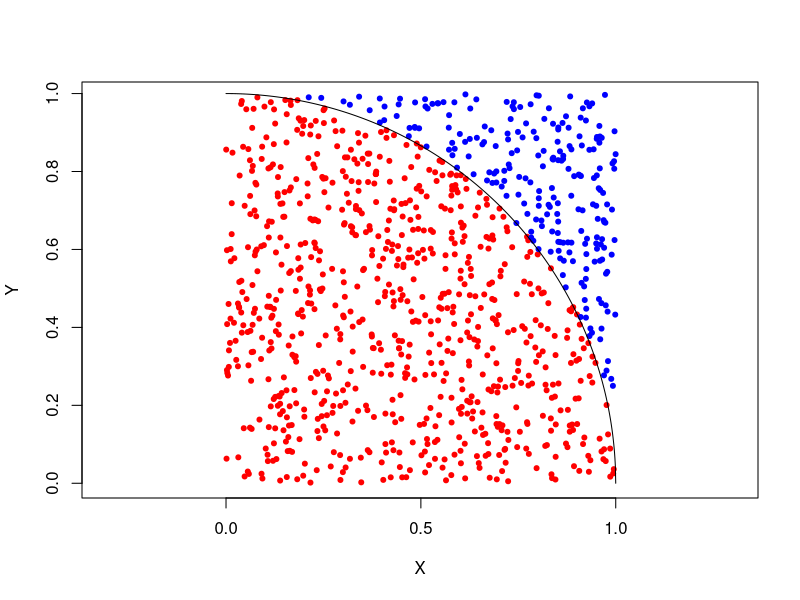

The R source for this figure:
n=10^3           #comparison and picture
options(digits=9)
size_dot=1
x=runif(n)
y=runif(n)
f=function(x)
sqrt(1-x^2)
g=function(x,y)
sqrt(x^2+y^2)
z1=seq(0,1,1/(10^3))
z=seq(0,1,1/n)
plot(x[which(y<=f(x))],y[which(x<=f(y))],xlab="X",ylab="Y",col='red',asp=1,pch=20,cex=size_dot)
points(x[which(y>f(x))],y[which(x>f(y))],col='blue',pch=20,cex=size_dot)
lines(z1,f(z1),col='black')
a1=sum(g(x,y)<=1)
a=4*a1/n
b1=sum(y<=f(x))
b=4*b1/n
c1=mean(f(x))
c=4*c1
d1=sum((1/n)*f(z))
d=4*d1
a
b
c
d
